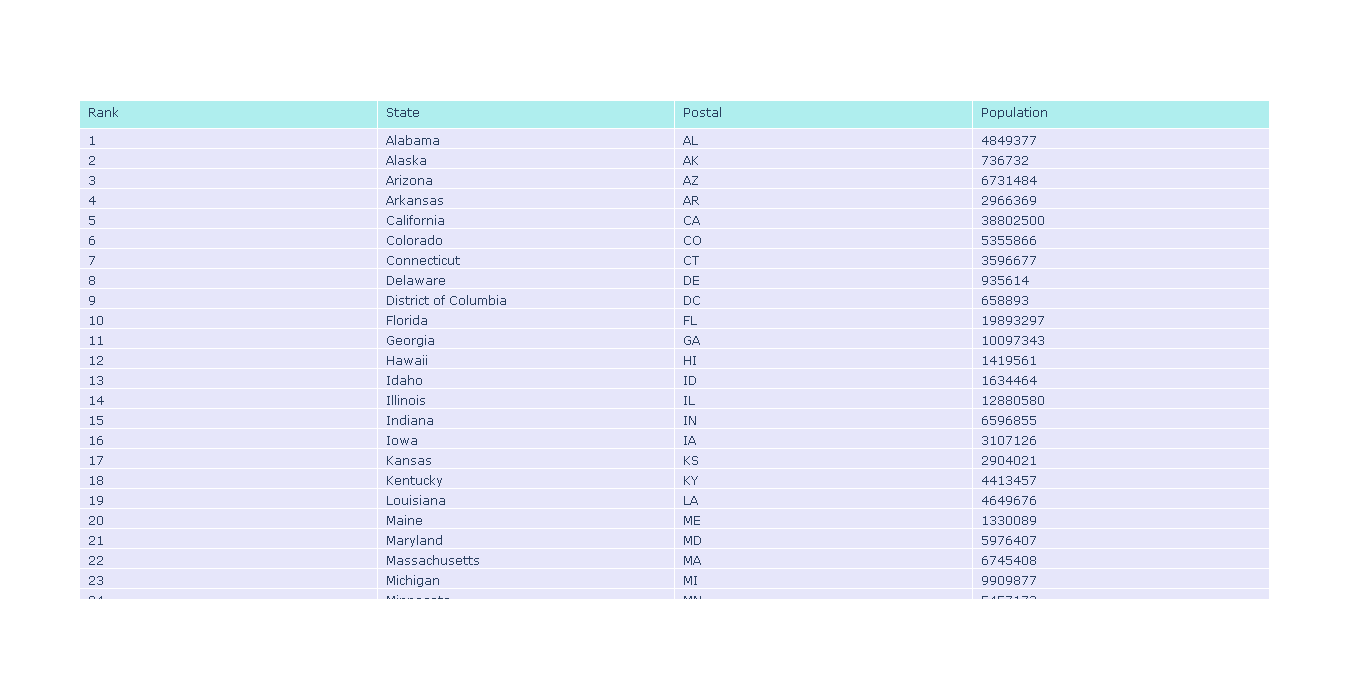

Recreate this plot in Python.
import plotly.graph_objects as go # Biblioteca usada para criar gráficos
import pandas as pd # Biblioteca usada para criar dataframe

# Cria o dataframe
df = pd.read_csv('https://raw.githubusercontent.com/plotly/datasets/master/2014_usa_states.csv') # Utiliza os dados lidos no arquivo

fig = go.Figure(data=[go.Table( # Cria a Tabela

    # Configuração do cabeçalho
    header=dict(values=list(df.columns), # Utiliza os dados do dataframe (df) nas linhas de acordo com a coluna
                fill_color='paleturquoise', # Configuração da cor de preenchimento
                align='left'), # Posiciona o texto

    # Configuração das células
    cells=dict(values=[df.Rank, df.State, df.Postal, df.Population], # Utiliza os dados do dataframe (df) nas colunas
               fill_color='lavender', # Configuração da cor de preenchimento
               align='left')) # Posiciona o texto
])

fig.show() # Plota o gráfico

# plotly.express pode criar toda a fígura de uma só vez. Ele usa a graph_objects internamente
